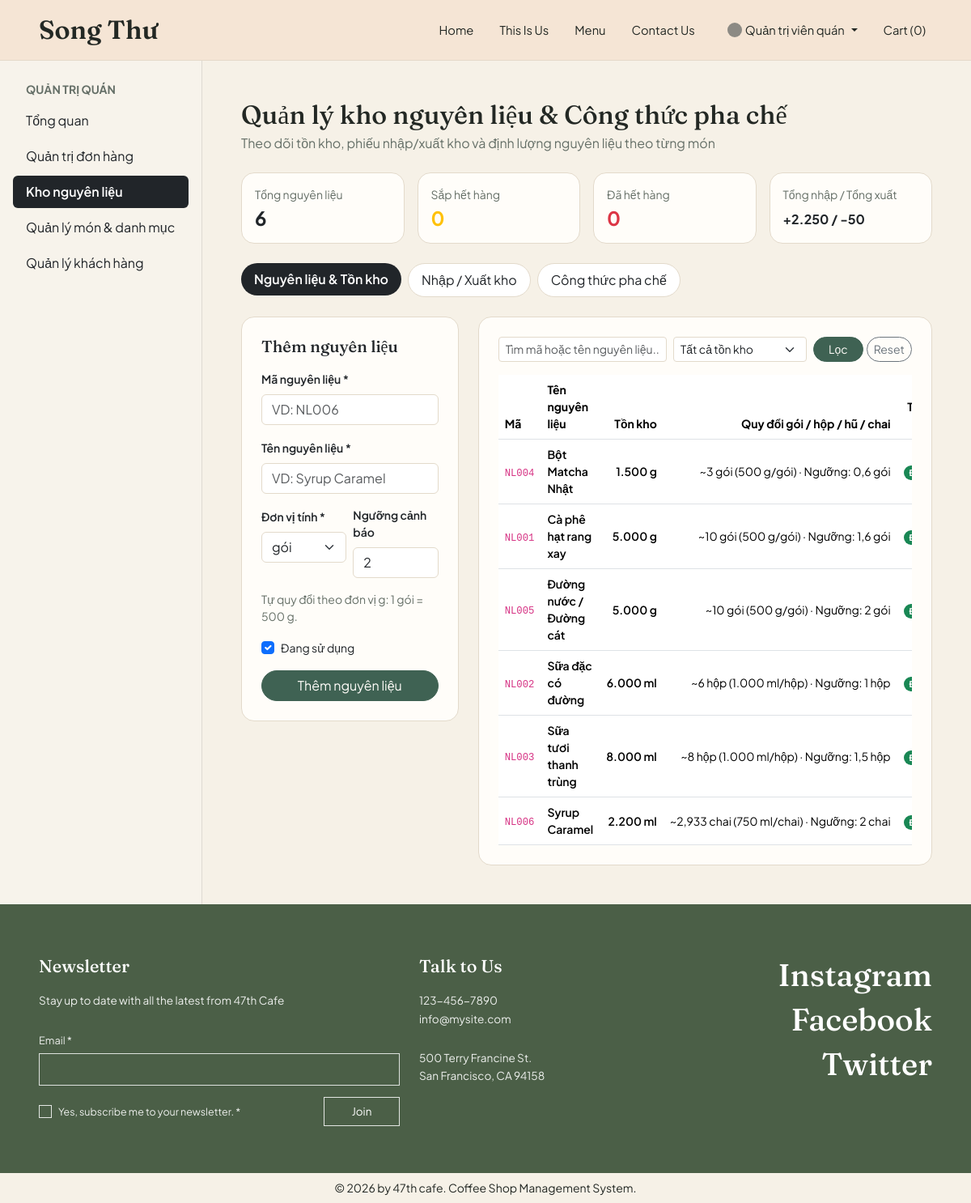
Page /?c=admin&a=inventory (signed in) on the earlier database version.
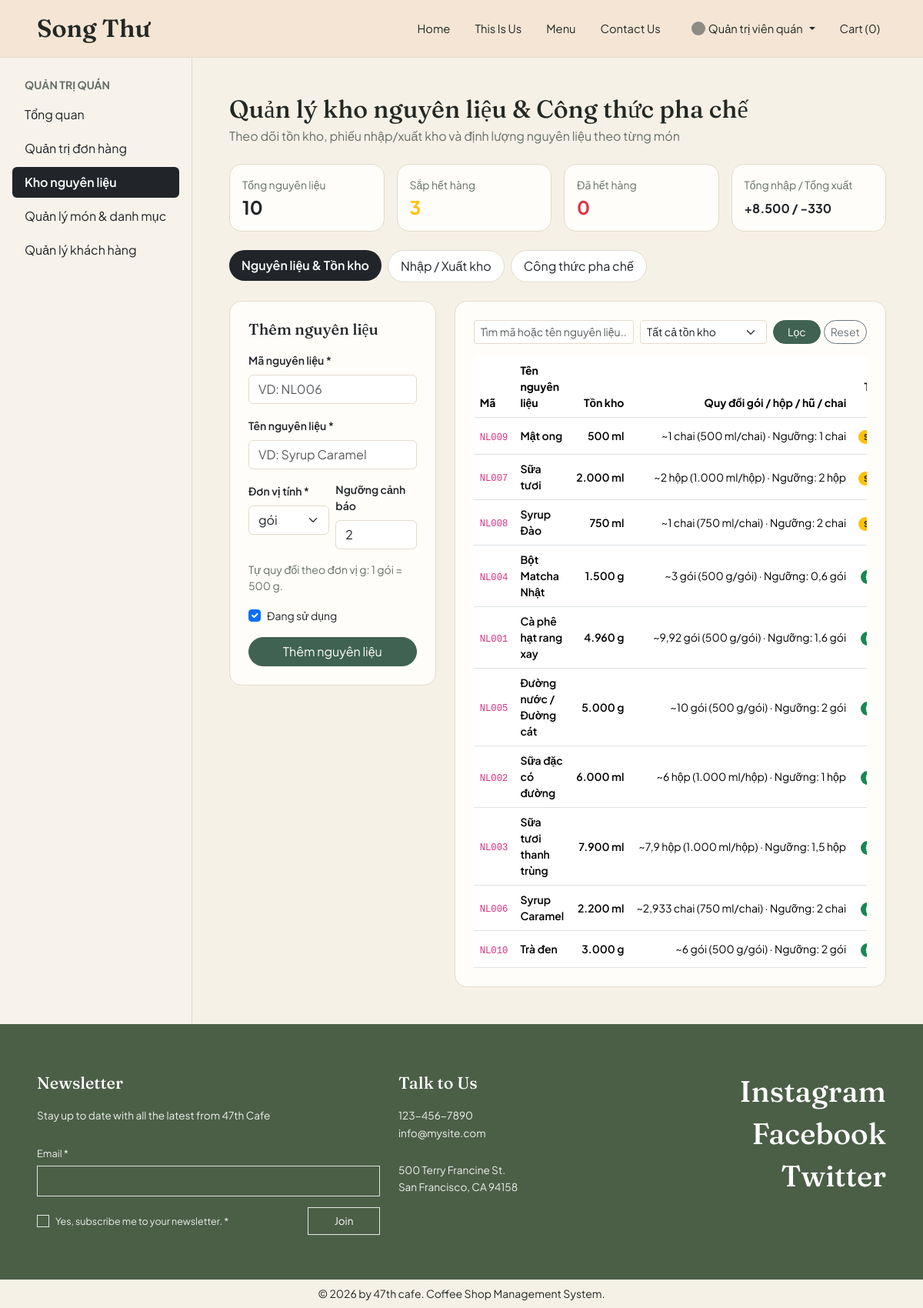
Same page on the later database version.
### tables this page shows
CREATE TABLE `nguyen_lieu` (
  `id` int(10) UNSIGNED NOT NULL,
  `ma_nguyen_lieu` varchar(30) NOT NULL,
  `ten_nguyen_lieu` varchar(120) NOT NULL,
  `don_vi_tinh` varchar(30) NOT NULL,
  `ton_kho_hien_tai` decimal(12,3) NOT NULL DEFAULT 0.000,
  `nguong_canh_bao` decimal(12,3) NOT NULL DEFAULT 0.000,
  `trang_thai` tinyint(1) NOT NULL DEFAULT 1,
  `ngay_tao` timestamp NOT NULL DEFAULT current_timestamp()
);

### controllers/admin/inventory.php (called while the page is built, shortened)
<?php
require_once __DIR__ . '/../../models/InventoryModel.php';
function inventoryUnitSpec(string $selectedUnit, string $name = ''): array
{
    $u = mb_strtolower(trim($selectedUnit), 'UTF-8');
    $n = mb_strtolower(trim($name), 'UTF-8');
    if ($u === 'g' || $u === 'gram') {
        $isJar = str_contains($n, 'mứt') || str_contains($n, 'jam') || str_contains($n, 'kem') || str_contains($n, 'bơ') || str_contains($n, 'phô mai');
        $u = $isJar ? 'hũ' : 'gói';
    } elseif ($u === 'ml') {
        $isBottle = str_contains($n, 'syrup') || str_contains($n, 'siro') || str_contains($n, 'mật ong') || str_contains($n, 'nước đường') || str_contains($n, 'sốt');
        $u = $isBottle ? 'chai' : 'hộp';
    }
    if ($u === 'hộp') {
        return [
            'unit_choice' => 'hộp',
            'base_unit' => 'ml',
            'factor' => 1000.0,
            'note' => '1.000 ml/hộp',
        ];
    }
    if ($u === 'chai') {
        $isSyrup = str_contains($n, 'syrup') || str_contains($n, 'siro');
        $factor = $isSyrup ? 750.0 : 500.0;
        return [
            'unit_choice' => 'chai',
            'base_unit' => 'ml',
            'factor' => $factor,
            'note' => ($isSyrup ? '750' : '500') . ' ml/chai',
        ];
    }
    return [
        'unit_choice' => 'gói',
        'base_unit' => 'g',
        'factor' => 500.0,
        'note' => '500 g/gói',
    ];
}
function adminInventory(): void
{
    $tab = (string) ($_GET['tab'] ?? 'ingredients');
    $kw = trim((string) ($_GET['q'] ?? ''));
    $stockFilter = (string) ($_GET['stock'] ?? 'all');
    $movementType = (string) ($_GET['movement_type'] ?? 'all');
    $recipeProductId = (int) ($_GET['recipe_product_id'] ?? 0);
    $ingredients = getAllIngredients($kw, $stockFilter);
    $products = getAllProductsForAdmin();
    $recipes = getRecipes($recipeProductId);
    $movements = getInventoryMovements($movementType, 60);
    $receipts = getRecentStockInReceipts(15);
    $stats = getInventorySummaryStats();
    $editIngredient = null;
    render('admin/inventory', [
        'pageTitle' => 'Quản lý kho nguyên liệu - 47th cafe',
        'tab' => $tab,
        'kw' => $kw,
        'stockFilter' => $stockFilter,
        'movementType' => $movementType,
        'recipeProductId' => $recipeProductId,
        'ingredients' => $ingredients,
        'products' => $products,
        'recipes' => $recipes,
        'movements' => $movements,
        'receipts' => $receipts,
        'stats' => $stats,
        'editIngredient' => $editIngredient,
        'flashSuccess' => $_SESSION['admin_success'] ?? '',
        'flashError' => $_SESSION['admin_error'] ?? '',
    ]);
}

### index.php (called while the page is built, shortened)
<?php
$controller = $_GET['c'] ?? 'home';
$action = $_GET['a'] ?? 'index';
$controllerSlug = preg_replace('/[^a-zA-Z0-9_]/', '', strtolower($controller));
$actionSlug = preg_replace('/[^a-zA-Z0-9_]/', '', $action);
$handlerFunc = $controllerSlug . ucfirst($actionSlug);
$handlerFunc();

### models/InventoryModel.php (called while the page is built, shortened)
<?php
function getAllIngredients(string $keyword = '', string $stockFilter = 'all'): array
{
    $pdo = db_connect();
    $sql = "SELECT id, ma_nguyen_lieu, ten_nguyen_lieu, don_vi_tinh,
                   ton_kho_hien_tai, nguong_canh_bao, trang_thai, ngay_tao
            FROM nguyen_lieu
            WHERE 1=1";
    $params = [];
    $kw = trim($keyword);
    $sql .= " ORDER BY (ton_kho_hien_tai <= 0) DESC, (ton_kho_hien_tai <= nguong_canh_bao) DESC, ten_nguyen_lieu ASC";
    $stmt = $pdo->prepare($sql);
    $stmt->execute($params);
    return $stmt->fetchAll();
}
function getInventorySummaryStats(): array
{
    $pdo = db_connect();
    $counts = $pdo->query(
        "SELECT
            COUNT(*) AS total_ingredients,
            SUM(CASE WHEN ton_kho_hien_tai <= 0 THEN 1 ELSE 0 END) AS out_of_stock_count,
            SUM(CASE WHEN ton_kho_hien_tai > 0 AND ton_kho_hien_tai <= nguong_canh_bao THEN 1 ELSE 0 END) AS low_stock_count
         FROM nguyen_lieu"
    )->fetch() ?: [];
    $movements = $pdo->query(
        "SELECT
            COALESCE(SUM(CASE WHEN loai_bien_dong = 'nhap_kho' THEN so_luong_thay_doi ELSE 0 END), 0) AS total_imported_qty,
            COALESCE(SUM(CASE WHEN loai_bien_dong IN ('xuat_ban', 'xuat_huy') THEN ABS(so_luong_thay_doi) ELSE 0 END), 0) AS total_exported_qty
         FROM lich_su_kho"
    )->fetch() ?: [];
    return array_merge($counts, $movements);
}

### views/admin/inventory.php (the view, shortened to what the changed rows need)
<?php
$activeTab = (string) ($tab ?? 'ingredients');
function format_qty_clean(float $val): string
{
    $rounded = round($val, 3);
    if (abs($rounded - round($rounded)) < 0.00001) {
        return number_format((float) round($rounded), 0, ',', '.');
    }
    $formatted = number_format($rounded, 3, ',', '.');
    return rtrim(rtrim($formatted, '0'), ',');
}
function get_unit_spec(string $unitOrChoice, string $name = ''): array
{
    if (function_exists('inventoryUnitSpec')) {
        return inventoryUnitSpec($unitOrChoice, $name);
    }
    return ['unit_choice' => 'gói', 'base_unit' => 'g', 'factor' => 500.0, 'note' => '500 g/gói'];
}
function format_pack_summary(float $tonBase, float $nguongBase, string $baseUnit, string $name = ''): string
{
    $spec = get_unit_spec($baseUnit, $name);
    $factor = max(0.001, (float) $spec['factor']);
    $choice = (string) $spec['unit_choice'];
    $note = (string) $spec['note'];
    $tonPack = round($tonBase / $factor, 3);
    $nguongPack = round($nguongBase / $factor, 3);
    return '~' . format_qty_clean($tonPack) . ' ' . $choice
        . ' (' . $note . ') · Ngưỡng: ' . format_qty_clean($nguongPack) . ' ' . $choice;
}
?>
<div class="mb-4">
    <h1 class="h2 mb-1">Quản lý kho nguyên liệu &amp; Công thức pha chế</h1>
</div>
<div class="row g-3 mb-4">
    <div class="col-sm-6 col-xl-3">
        <div class="card card-coffee p-3 h-100">
            <div class="small text-coffee-muted">Tổng nguyên liệu</div>
            <div class="h4 fw-bold mt-1 mb-0"><?= (int) ($stats['total_ingredients'] ?? 0) ?></div>
        </div>
    </div>
    <div class="col-sm-6 col-xl-3">
        <div class="card card-coffee p-3 h-100">
            <div class="small text-coffee-muted">Sắp hết hàng</div>
            <div class="h4 fw-bold mt-1 mb-0 text-warning"><?= (int) ($stats['low_stock_count'] ?? 0) ?></div>
        </div>
    </div>
    <div class="col-sm-6 col-xl-3">
        <div class="card card-coffee p-3 h-100">
            <div class="small text-coffee-muted">Tổng nhập / Tổng xuất</div>
            <div class="fs-6 fw-bold mt-2 mb-0">
                +<?= format_qty_clean((float) ($stats['total_imported_qty'] ?? 0)) ?> /
                -<?= format_qty_clean((float) ($stats['total_exported_qty'] ?? 0)) ?>
            </div>
        </div>
    </div>
</div>
<?php if ($activeTab === 'ingredients'): ?>
    <div class="row g-4 align-items-start">
        <div class="col-xl-4">
            <div class="card card-coffee p-4">
                <div class="d-flex justify-content-between align-items-center mb-3">
                    <h2 class="h5 mb-0">
                        <?= !empty($editIngredient) ? 'Sửa nguyên liệu #' . (int) $editIngredient['id'] : 'Thêm nguyên liệu' ?>
                    </h2>
                </div>
            </div>
        </div>
        <div class="col-xl-8">
            <div class="card card-coffee p-4">
                <div class="table-responsive">
                    <table class="table align-middle mb-0 small">
                        <thead>
                            <tr class="text-coffee-muted">
                                <th>Mã</th>
                                <th>Tên nguyên liệu</th>
                                <th class="text-end">Tồn kho</th>
                                <th class="text-end">Quy đổi gói / hộp / hũ / chai</th>
                                <th class="text-center">Trạng thái</th>
                            </tr>
                        </thead>
                        <tbody>
                            <?php if (empty($ingredients)): ?>
                                <tr>
                                    <td colspan="6" class="text-center text-coffee-muted py-4">Không có nguyên liệu nào.</td>
                                </tr>
                            <?php else: ?>
                                <?php foreach ($ingredients as $nl): ?>
                                    <?php
                                    $ton = (float) ($nl['ton_kho_hien_tai'] ?? 0);
                                    $nguong = (float) ($nl['nguong_canh_bao'] ?? 0);
                                    $dvt = (string) ($nl['don_vi_tinh'] ?? '');
                                    $tenNl = (string) ($nl['ten_nguyen_lieu'] ?? '');
                                    if ($ton <= 0) {
                                        [$stBadge, $stLabel] = ['bg-danger', 'Hết hàng'];
                                    } elseif ($ton <= $nguong) {
                                        [$stBadge, $stLabel] = ['bg-warning text-dark', 'Sắp hết'];
                                    } else {
                                        [$stBadge, $stLabel] = ['bg-success', 'Đủ tồn'];
                                    }
                                    ?>
                                    <tr>
                                        <td><code><?= htmlspecialchars((string) $nl['ma_nguyen_lieu']) ?></code></td>
                                        <td class="fw-semibold"><?= htmlspecialchars($tenNl) ?></td>
                                        <td class="text-end fw-semibold text-nowrap">
                                            <?= format_qty_clean($ton) ?> <?= htmlspecialchars($dvt) ?>
                                        </td>
                                        <td class="text-end text-coffee-muted text-nowrap">
                                            <?= htmlspecialchars(format_pack_summary($ton, $nguong, $dvt, $tenNl)) ?>
                                        </td>
                                        <td class="text-center">
                                            <span class="badge rounded-pill <?= $stBadge ?>"><?= $stLabel ?></span>
                                        </td>
                                    </tr>
                                <?php endforeach; ?>
                            <?php endif; ?>
                        </tbody>
                    </table>
                </div>
            </div>
        </div>
    </div>
<?php endif; ?>

### views/admin/_sidebar.php (shortened to what the changed rows need)
<?php
$curA = $_GET['a'] ?? 'dashboard';
$navItems = [
    'dashboard' => ['label' => 'Tổng quan',              'href' => BASE_URL . '/?c=admin&a=dashboard'],
    'index'     => ['label' => 'Quản trị đơn hàng',      'href' => BASE_URL . '/?c=admin&a=index'],
    'inventory' => ['label' => 'Kho nguyên liệu',        'href' => BASE_URL . '/?c=admin&a=inventory'],
    'catalog'   => ['label' => 'Quản lý món & danh mục', 'href' => BASE_URL . '/?c=admin&a=catalog'],
    'customers' => ['label' => 'Quản lý khách hàng',     'href' => BASE_URL . '/?c=admin&a=customers'],
];
?>
<aside class="admin-sidebar border-end">
    <div class="admin-sidebar-inner py-4 px-3">
        <nav class="nav flex-column gap-1">
            <?php foreach ($navItems as $key => $item): ?>
                <?php $isActive = ($curA === $key); ?>
                <a
                    href="<?= $item['href'] ?>"
                    class="nav-link px-3 py-2 rounded small <?= $isActive ? 'bg-dark text-white fw-semibold' : 'text-dark' ?>"
                >
                    <?= htmlspecialchars($item['label']) ?>
                </a>
            <?php endforeach; ?>
        </nav>
    </div>
</aside>

Differences in the rows shown:
added nguyen_lieu: ma_nguyen_lieu "NL009", ten_nguyen_lieu "Mật ong", ton_kho_hien_tai "500", don_vi_tinh "ml", format_pack_summary($ton, $nguong, $dvt, $tenNl) "~1 chai (500 ml/chai) · Ngưỡng: 1 chai"
added nguyen_lieu: ma_nguyen_lieu "NL007", ten_nguyen_lieu "Sữa tươi", ton_kho_hien_tai "2.000", don_vi_tinh "ml", format_pack_summary($ton, $nguong, $dvt, $tenNl) "~2 hộp (1.000 ml/hộp) · Ngưỡng: 2 hộp"
added nguyen_lieu: ma_nguyen_lieu "NL008", ten_nguyen_lieu "Syrup Đào", ton_kho_hien_tai "750", don_vi_tinh "ml", format_pack_summary($ton, $nguong, $dvt, $tenNl) "~1 chai (750 ml/chai) · Ngưỡng: 2 chai"
changed nguyen_lieu "Cà phê hạt rang xay": ton_kho_hien_tai "5.000" → "4.960"; format_pack_summary($ton, $nguong, $dvt, $tenNl) "~10 gói (500 g/gói) · Ngưỡng: 1,6 gói" → "~9,92 gói (500 g/gói) · Ngưỡng: 1,6 gói"
changed nguyen_lieu "Sữa tươi thanh trùng": ton_kho_hien_tai "8.000" → "7.900"; format_pack_summary($ton, $nguong, $dvt, $tenNl) "~8 hộp (1.000 ml/hộp) · Ngưỡng: 1,5 hộp" → "~7,9 hộp (1.000 ml/hộp) · Ngưỡng: 1,5 hộp"
added nguyen_lieu: ma_nguyen_lieu "NL010", ten_nguyen_lieu "Trà đen", ton_kho_hien_tai "3.000", don_vi_tinh "g", format_pack_summary($ton, $nguong, $dvt, $tenNl) "~6 gói (500 g/gói) · Ngưỡng: 2 gói"
Other differences:
$stats['total_ingredients']: "6" → "10"
$stats['low_stock_count']: "0" → "3"
format_qty_clean((float) ($stats['total_imported_qty'] ?? 0)): "2.250" → "8.500"
format_qty_clean((float) ($stats['total_exported_qty'] ?? 0)): "50" → "330"
